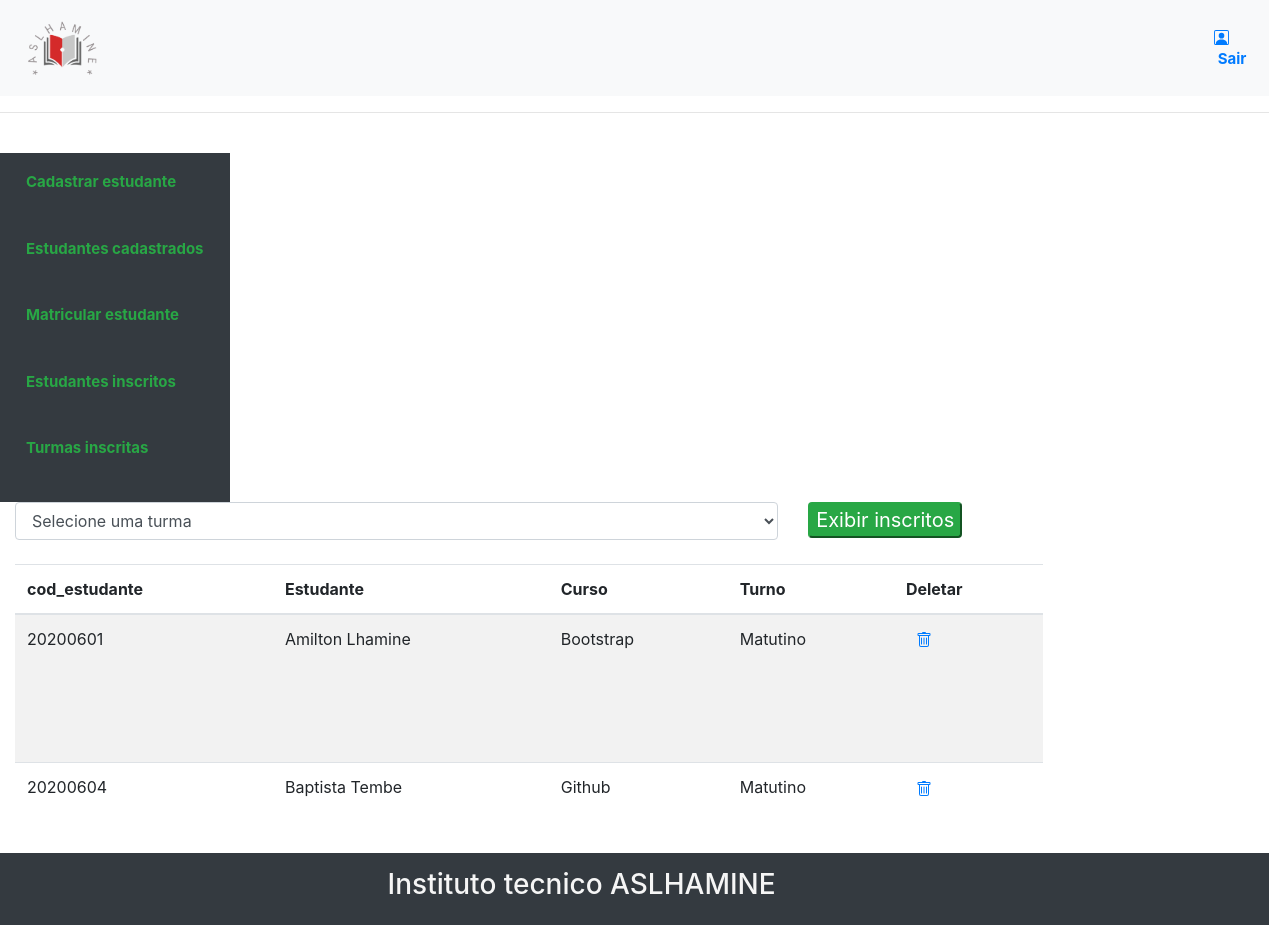
The page /funcionario/turmas.php?escolha_turma=gitHub_Matutino on the database its author committed.
### tables this page shows
CREATE TABLE `estudante` (
  `id_estudante` int(10) UNSIGNED NOT NULL,
  `estudante` varchar(255) NOT NULL,
  `sexo` enum('Masculino','Feminino','Outro','','') NOT NULL,
  `data_nascimento` date NOT NULL,
  `email` varchar(255) NOT NULL,
  `telefone` varchar(255) NOT NULL,
  `endereco` varchar(255) NOT NULL
);

CREATE TABLE `curso` (
  `id_curso` int(11) UNSIGNED NOT NULL,
  `curso` varchar(255) NOT NULL,
  `descricao` varchar(255) NOT NULL
);

CREATE TABLE `turma` (
  `id_turma` int(11) NOT NULL,
  `turma` varchar(50) NOT NULL,
  `sala` varchar(4) NOT NULL,
  `turno` varchar(50) NOT NULL
);

### funcionario/turmas.php (the view, shortened to what this page needs)
<?php
    include "navbar.php";
    include "../conexao.php";
    include "menu_admin.php";
?>
<div class="col-lg-10" style="width:100%">
<form method="post" action="turmas.php">
<div class="row">
<div class="col-lg-9">
	<select class="form-control" name="escolha_turma">
		<option>Selecione uma turma</option>
	</select>
</div>
<div class="col-lg-3">
    <input type="submit" value="Exibir inscritos" class="btn-success" style=" border-radius:4px">
</div>
</div>
</form>
<br>
<table class="table table-hover table-striped" style="width: 100%; height: 345px; overflow-y: scroll;">
	<thead>
		<tr>
			<th>cod_estudante</th>
			<th>Estudante</th>
			<th>Curso</th>
			<th>Turno</th>
			<th>Deletar</th>
		</tr>
	</thead>
	<tbody>
    <?php
		$trm= $_GET["escolha_turma"];
		$stmt = $db->prepare ("SELECT estudante.id_estudante, estudante.estudante, curso.curso, turma.turno from estudante_curso, estudante, curso, turma where estudante.id_estudante= estudante_curso.id_estudante and curso.id_curso=estudante_curso.id_curso and turma.id_turma = estudante_curso.id_turma and turma.turma='$trm'");
		$stmt->execute();
		$inscritos = $stmt->fetchAll(PDO::FETCH_OBJ);
			foreach ($inscritos as $inscrito) {
		?>
			<tr>
				<td><?=$inscrito->id_estudante?></td>
				<td><?=ucwords($inscrito->estudante)?></td>
				<td><?=$inscrito->curso?></td>
				<td><?=$inscrito->turno?></td>
				<td>
					<a style="margin-right: 10px" href="#" onclick="apagar(<?=$inscrito->id_estudante_curso?>)">
					</a>
				</td>
			</tr>
		<?php
			}
		?>
	</tbody>
</table>
</div>
<div class="container-fluid bg-dark" style="position: fixed; bottom: 0;">
    <footer >
        <div class="row">
            <div class="col-lg-11" style="color: whitesmoke; padding: 15px; text-align: center;">
                <h3>Instituto tecnico ASLHAMINE</h3>
            </div>
        </div>
    </footer>
  </div>

### funcionario/menu_admin.php (style rules this page uses)
form { font-size: 20px; }
a { text-decoration: none; padding: 5px; margin: 5px; }

### rows shown on the page
estudante: id_estudante "20200601", estudante "Amilton Lhamine", curso.curso "Bootstrap", turma.turno "Matutino"
estudante: id_estudante "20200604", estudante "Baptista Tembe", curso.curso "Github", turma.turno "Matutino"
